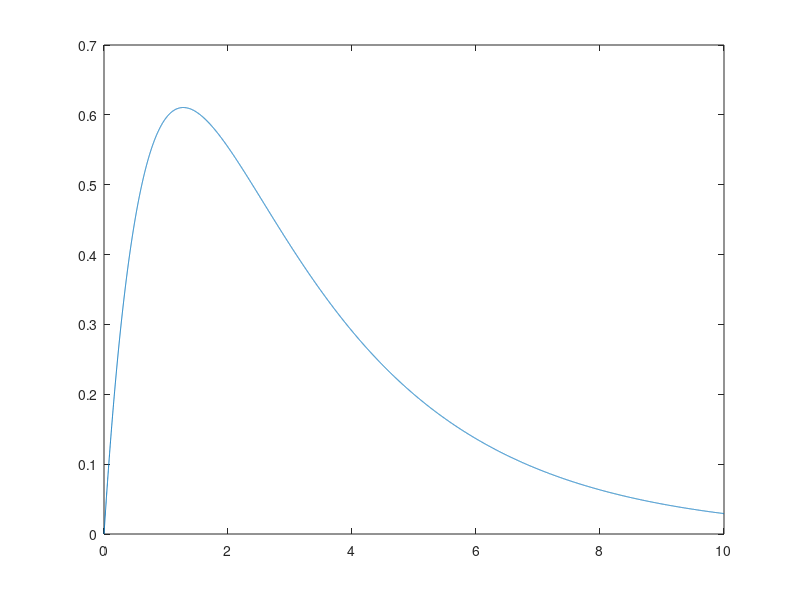

Reproduce this figure in MATLAB.
clear;
close all;

k1=1.386;
k2=0.386;
x0=1;
K= k1*x0/(k2-k1);

y0 = 0;     % initially nothing in blood
    
total_time=10; % 10 is good
dt=1e-3 ;
N= total_time/dt;

t= 0:dt:total_time;

%y= zeros(N,1);

y= y0 * exp(-k2*t) + K*( exp(-k1*t) - exp(-k2*t) );

plot(t,y);